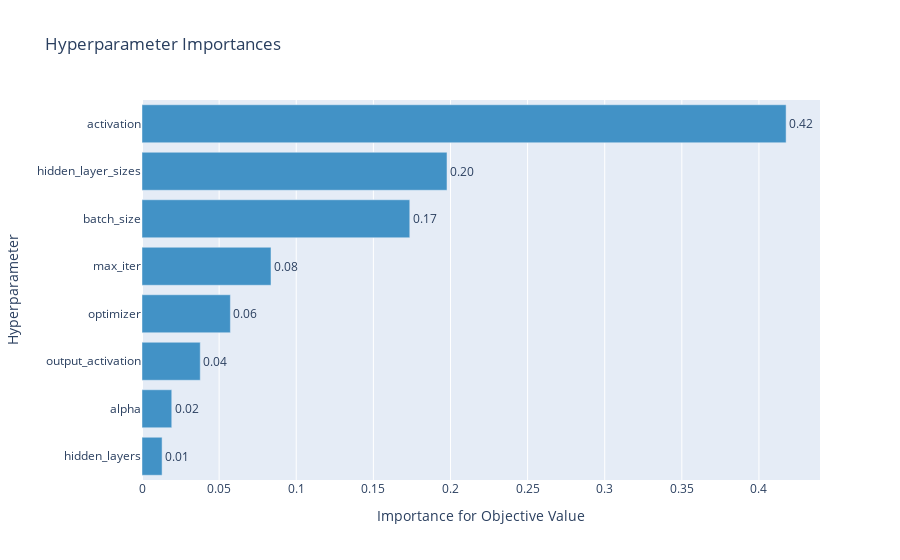

This figure's notebook cell:
### Code cell
optuna.visualization.plot_param_importances(study_2)

### Figure 1 — Plotly figure (JSON) as saved in the notebook; plotly's stock layout.template omitted (floating-point values rounded to 4 significant figures)
{"data": [{"cliponaxis": false, "hovertemplate": ["hidden_layers (IntDistribution): 0.013026899270370887<extra></extra>", "alpha (CategoricalDistribution): 0.019294092918246932<extra></extra>", "output_activation (CategoricalDistribution): 0.0377680178167629<extra></extra>", "optimizer (CategoricalDistribution): 0.05730703502783997<extra></extra>", "max_iter (CategoricalDistribution): 0.08364124755336212<extra></extra>", "batch_size (CategoricalDistribution): 0.17361842736940983<extra></extra>", "hidden_layer_sizes (CategoricalDistribution): 0.1977410762444784<extra></extra>", "activation (CategoricalDistribution): 0.41760320379952903<extra></extra>"], "marker": {"color": "rgb(66,146,198)"}, "orientation": "h", "text": ["0.01", "0.02", "0.04", "0.06", "0.08", "0.17", "0.20", "0.42"], "textposition": "outside", "type": "bar", "x": [0.01303, 0.01929, 0.03777, 0.05731, 0.08364, 0.1736, 0.1977, 0.4176], "y": ["hidden_layers", "alpha", "output_activation", "optimizer", "max_iter", "batch_size", "hidden_layer_sizes", "activation"]}], "layout": {"showlegend": false, "title": {"text": "Hyperparameter Importances"}, "xaxis": {"title": {"text": "Importance for Objective Value"}}, "yaxis": {"title": {"text": "Hyperparameter"}}}}
